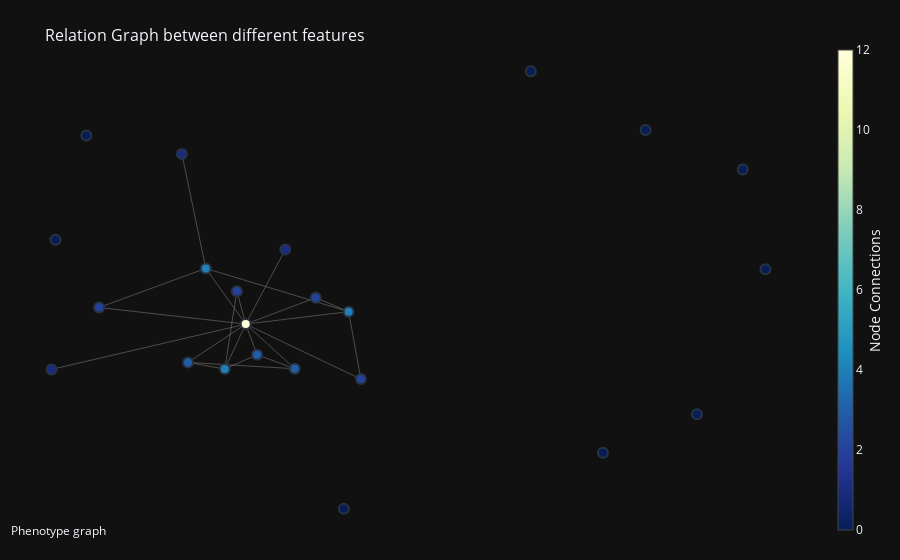

Notebook cell for this chart:
### Markdown cell above
## Lets check the relation and the movement of each feature

### Code cell
features = ['X1', 'X2', 'X3', 'X4', 'X5', 'X6', 'X7', 'X8', 'X9', 'X10', 'X11','X12', 'X13',
            'X14', 'X15', 'X16', 'X17', 'X18', 'X19', 'X20', 'X21', 'X22', 'X23']
input_data_loc = 'output/NSGAIII_multi/0/final_gen.csv'
input_array_location= 'output/NSGAIII_multi/0/input_data.npy'


model = load_model()
columns_to_standardize =  list(range(23))
scaler = load_scaler(scaler_loc='model_training/StandardScaler.pkl')

average_movement, evolved_x, co_mat, graph, data_filtered = analyse_phenotype(input_data_loc, features, input_array_location, model, scaler, columns_to_standardize)

### Figure 1 — Plotly figure (JSON) as saved in the notebook; plotly's stock layout.template omitted (floating-point values rounded to 4 significant figures)
{"data": [{"hoverinfo": "text", "line": {"color": "#888", "width": 0.5}, "mode": "lines", "text": ["Weight: 0.173", "Weight: 0.035", "Weight: 0.035", "Weight: 0.035", "Weight: 0.035", "Weight: 0.035", "Weight: 0.104", "Weight: 0.311", "Weight: 0.069", "Weight: 0.208", "Weight: 0.069", "Weight: 0.138", "Weight: 0.208", "Weight: 0.104", "Weight: 0.208", "Weight: 0.311", "Weight: 0.035", "Weight: 0.208", "Weight: 0.208", "Weight: 0.035", "Weight: 0.035", "Weight: 0.035"], "x": [-0.1003, -0.2149, null, -0.1003, -0.1884, null, -0.1003, -0.3499, null, -0.5576, -0.2149, null, -0.5576, -0.3082, null, -0.2149, -0.6688, null, -0.2149, -0.2639, null, -0.2149, -0.1884, null, -0.2149, 0.02559, null, -0.2149, -0.05124, null, -0.2149, 0.05426, null, -0.2149, -0.2357, null, -0.2149, -0.3082, null, -0.2149, -0.1225, null, -0.2149, -0.3499, null, -0.2639, -0.1884, null, -0.2639, -0.2357, null, -0.2639, -0.3499, null, 0.02559, -0.05124, null, 0.02559, 0.05426, null, 0.02559, -0.3082, null, -0.3082, -0.3642, null], "y": [-0.2712, -0.1058, null, -0.2712, -0.2193, null, -0.2712, -0.248, null, -0.04411, -0.1058, null, -0.04411, 0.1008, null, -0.1058, -0.2738, null, -0.1058, -0.2725, null, -0.1058, -0.2193, null, -0.1058, -0.05958, null, -0.1058, -0.007979, null, -0.1058, -0.3097, null, -0.1058, 0.01634, null, -0.1058, 0.1008, null, -0.1058, 0.1712, null, -0.1058, -0.248, null, -0.2725, -0.2193, null, -0.2725, 0.01634, null, -0.2725, -0.248, null, -0.05958, -0.007979, null, -0.05958, -0.3097, null, -0.05958, 0.1008, null, 0.1008, 0.5255, null], "type": "scatter"}, {"hoverinfo": "text", "marker": {"color": [3, 0, 0, 0, 2, 12, 1, 0, 0, 0, 4, 0, 3, 0, 0, 4, 2, 2, 2, 4, 1, 1, 3], "colorbar": {"thickness": 15, "title": {"side": "right", "text": "Node Connections"}, "xanchor": "left"}, "colorscale": [[0.0, "rgb(255,255,217)"], [0.125, "rgb(237,248,177)"], [0.25, "rgb(199,233,180)"], [0.375, "rgb(127,205,187)"], [0.5, "rgb(65,182,196)"], [0.625, "rgb(29,145,192)"], [0.75, "rgb(34,94,168)"], [0.875, "rgb(37,52,148)"], [1.0, "rgb(8,29,88)"]], "line": {"width": 2}, "reversescale": true, "showscale": true, "size": 10}, "mode": "markers", "text": ["Index: 0, feature: X1<br># of connections: 3", "Index: 1, feature: X2<br># of connections: 0", "Index: 2, feature: X3<br># of connections: 0", "Index: 3, feature: X4<br># of connections: 0", "Index: 4, feature: X5<br># of connections: 2", "Index: 5, feature: X6<br># of connections: 12", "Index: 6, feature: X7<br># of connections: 1", "Index: 7, feature: X8<br># of connections: 0", "Index: 8, feature: X9<br># of connections: 0", "Index: 9, feature: X10<br># of connections: 0", "Index: 10, feature: X11<br># of connections: 4", "Index: 11, feature: X12<br># of connections: 0", "Index: 12, feature: X13<br># of connections: 3", "Index: 13, feature: X14<br># of connections: 0", "Index: 14, feature: X15<br># of connections: 0", "Index: 15, feature: X16<br># of connections: 4", "Index: 16, feature: X17<br># of connections: 2", "Index: 17, feature: X18<br># of connections: 2", "Index: 18, feature: X19<br># of connections: 2", "Index: 19, feature: X20<br># of connections: 4", "Index: 20, feature: X21<br># of connections: 1", "Index: 21, feature: X22<br># of connections: 1", "Index: 22, feature: X23<br># of connections: 3"], "x": [-0.1003, 0.4516, 0.01453, -0.5875, -0.5576, -0.2149, -0.6688, 1.0, 0.8399, 0.947, -0.2639, -0.6598, -0.1884, 0.6202, 0.7199, 0.02559, -0.05124, 0.05426, -0.2357, -0.3082, -0.1225, -0.3642, -0.3499], "y": [-0.2712, 0.832, -0.7906, 0.5936, -0.04411, -0.1058, -0.2738, 0.09797, -0.4404, 0.4675, -0.2725, 0.207, -0.2193, -0.5832, 0.6142, -0.05958, -0.007979, -0.3097, 0.01634, 0.1008, 0.1712, 0.5255, -0.248], "type": "scatter"}, {"hovertemplate": " %{hovertext}<extra></extra>", "hovertext": ["Edge (0 - 5): 0.173", "Edge (0 - 12): 0.035", "Edge (0 - 22): 0.035", "Edge (4 - 5): 0.035", "Edge (4 - 19): 0.035", "Edge (5 - 6): 0.035", "Edge (5 - 10): 0.104", "Edge (5 - 12): 0.311", "Edge (5 - 15): 0.069", "Edge (5 - 16): 0.208", "Edge (5 - 17): 0.069", "Edge (5 - 18): 0.138", "Edge (5 - 19): 0.208", "Edge (5 - 20): 0.104", "Edge (5 - 22): 0.208", "Edge (10 - 12): 0.311", "Edge (10 - 18): 0.035", "Edge (10 - 22): 0.208", "Edge (15 - 16): 0.208", "Edge (15 - 17): 0.035", "Edge (15 - 19): 0.035", "Edge (19 - 21): 0.035"], "marker": {"opacity": 0}, "mode": "markers", "showlegend": false, "x": [-0.1576, -0.1443, -0.2251, -0.3863, -0.4329, -0.4419, -0.2394, -0.2017, -0.09468, -0.1331, -0.08034, -0.2253, -0.2616, -0.1687, -0.2824, -0.2262, -0.2498, -0.3069, -0.01283, 0.03992, -0.1413, -0.3362], "y": [-0.1885, -0.2453, -0.2596, -0.07498, 0.02833, -0.1898, -0.1892, -0.1626, -0.08272, -0.05691, -0.2078, -0.04475, -0.002539, 0.03266, -0.1769, -0.2459, -0.1281, -0.2602, -0.03378, -0.1846, 0.02059, 0.3131], "type": "scatter"}], "layout": {"annotations": [{"showarrow": false, "text": "Phenotype graph", "x": 0.005, "xref": "paper", "y": -0.002, "yref": "paper"}], "hovermode": "closest", "margin": {"b": 20, "l": 5, "r": 5, "t": 40}, "showlegend": false, "title": {"font": {"size": 16}, "text": "<br>Relation Graph between different features"}, "xaxis": {"showgrid": false, "showticklabels": false, "zeroline": false}, "yaxis": {"showgrid": false, "showticklabels": false, "zeroline": false}}}
